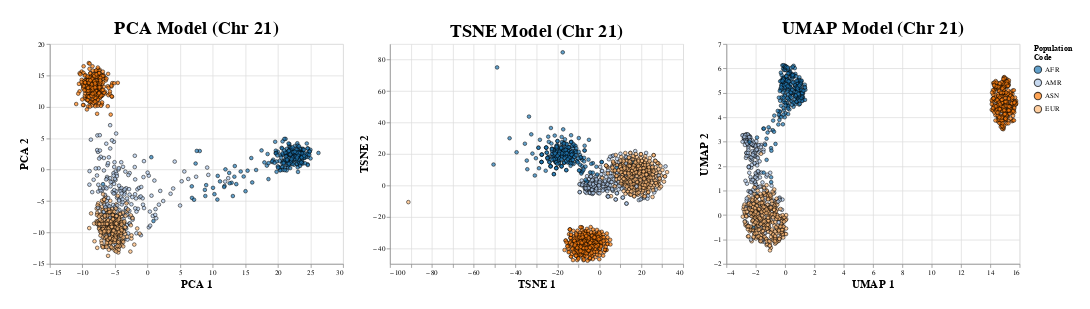

Notebook source saved alongside this figure:
### Code cell
umap_chart = visualize_model(df_vis, "UMAP")
pca_chart = visualize_model(df_vis, "PCA")
tsne_chart = visualize_model(df_vis, "TSNE")

chart = (
    alt.hconcat(
        pca_chart,
        tsne_chart,
        umap_chart, 
        padding = {"left": 25, "right": 25, "bottom": 25, "top": 25}
    )
    .configure_title(
        anchor = alt.TitleAnchor("middle"),
        fontSize = 25 
    )
)

chart

### Figure 1 — Vega-Lite specification as saved in the notebook (floating-point values rounded to 4 significant figures; data arrays with more than 128 entries replaced by an {"elided": "..."} marker saying what was removed)
{"$schema": "https://vega.github.io/schema/vega-lite/v4.17.0.json", "config": {"title": {"anchor": "middle", "fontSize": 25}, "view": {"continuousHeight": 300, "continuousWidth": 400}}, "data": {"name": "data-e9eec3cbe977e3a3bc3c445a426fd7cb"}, "datasets": {"data-e9eec3cbe977e3a3bc3c445a426fd7cb": {"elided": "1092 records"}}, "hconcat": [{"encoding": {"color": {"field": "superpopulation_code", "legend": {"title": ["Population", "Code"]}, "scale": {"scheme": "category20"}, "type": "nominal"}, "x": {"axis": {"titleFontSize": 15}, "field": "PCA 1", "type": "quantitative"}, "y": {"axis": {"titleFontSize": 15}, "field": "PCA 2", "type": "quantitative"}}, "mark": {"size": 25, "stroke": "black", "strokeWidth": 1, "type": "circle"}, "title": "PCA Model (Chr 21)"}, {"encoding": {"color": {"field": "superpopulation_code", "legend": {"title": ["Population", "Code"]}, "scale": {"scheme": "category20"}, "type": "nominal"}, "x": {"axis": {"titleFontSize": 15}, "field": "TSNE 1", "type": "quantitative"}, "y": {"axis": {"titleFontSize": 15}, "field": "TSNE 2", "type": "quantitative"}}, "mark": {"size": 25, "stroke": "black", "strokeWidth": 1, "type": "circle"}, "title": "TSNE Model (Chr 21)"}, {"encoding": {"color": {"field": "superpopulation_code", "legend": {"title": ["Population", "Code"]}, "scale": {"scheme": "category20"}, "type": "nominal"}, "x": {"axis": {"titleFontSize": 15}, "field": "UMAP 1", "type": "quantitative"}, "y": {"axis": {"titleFontSize": 15}, "field": "UMAP 2", "type": "quantitative"}}, "mark": {"size": 25, "stroke": "black", "strokeWidth": 1, "type": "circle"}, "title": "UMAP Model (Chr 21)"}], "padding": {"bottom": 25, "left": 25, "right": 25, "top": 25}}
